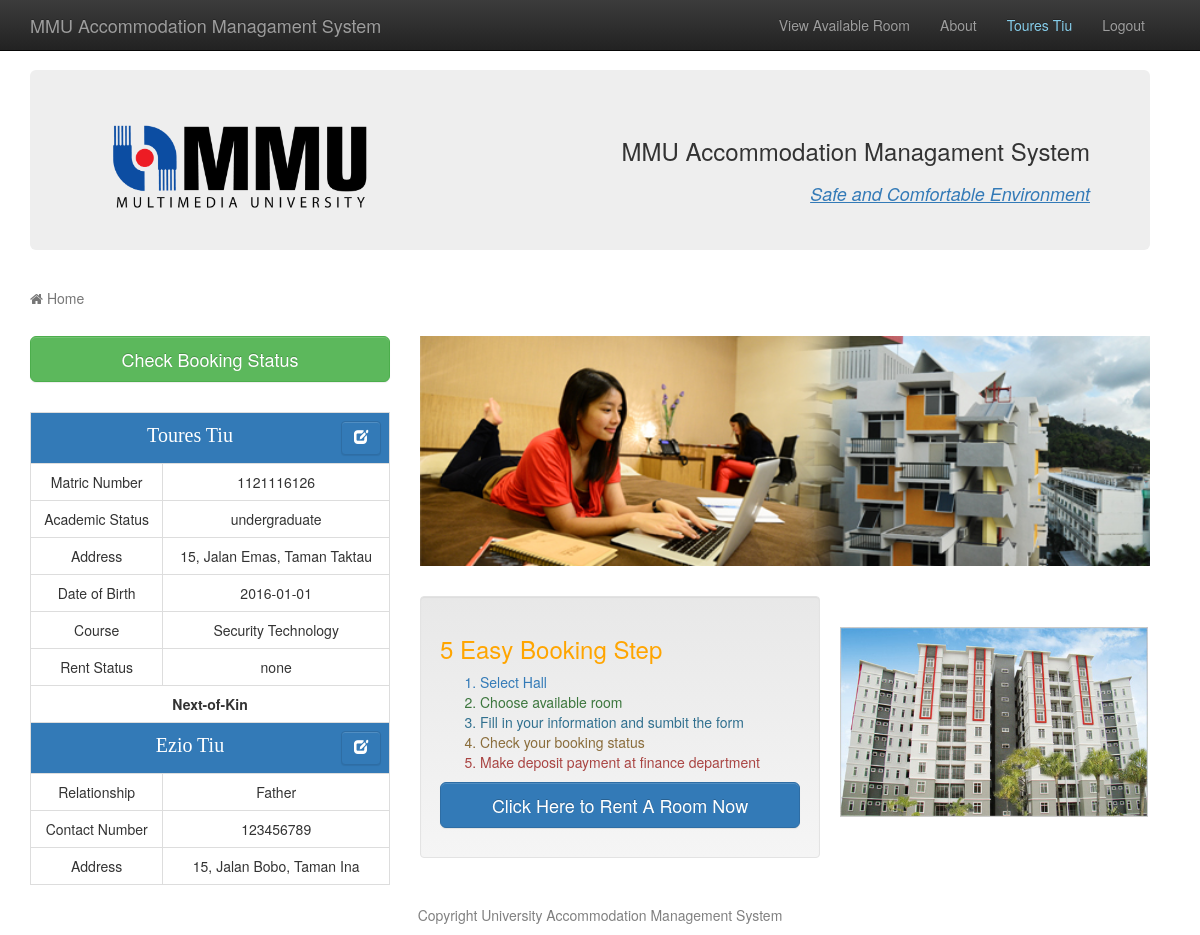
The app's page /index.php (signed in) with its own data.
### tables this page shows
CREATE TABLE `student` (
  `student_id` int(10) NOT NULL,
  `student_name` varchar(50) NOT NULL,
  `student_address` varchar(50) NOT NULL,
  `student_dob` date NOT NULL,
  `student_category` varchar(50) NOT NULL,
  `student_status` varchar(10) NOT NULL,
  `course_id` varchar(5) NOT NULL,
  `student_pass` varchar(50) NOT NULL,
  `student_hp` varchar(11) NOT NULL
);

CREATE TABLE `relative` (
  `relative_id` int(5) NOT NULL,
  `relative_name` varchar(50) NOT NULL,
  `relative_relation` varchar(50) NOT NULL,
  `relative_address` varchar(50) NOT NULL,
  `relative_hp` varchar(11) NOT NULL,
  `student_id` int(10) NOT NULL
);

CREATE TABLE `course` (
  `course_id` varchar(5) NOT NULL,
  `course_title` varchar(50) NOT NULL,
  `course_leader` varchar(50) NOT NULL,
  `department_name` varchar(50) NOT NULL
);

### index.php (the view, shortened to what this page needs)
<!DOCTYPE html>
<?php
	if (isset($_SESSION['id']))
	{
		$sess_id=$_SESSION["id"];
		$student_result = mysql_query("select * from student,course,relative where student.student_id=$sess_id and student.course_id=course.course_id and relative.student_id=$sess_id");
		$student_row = mysql_fetch_assoc($student_result);
	}
?>
<html>
<head>
<link rel="stylesheet" href="https://maxcdn.bootstrapcdn.com/bootstrap/3.3.6/css/bootstrap.min.css">
	<link rel="stylesheet" href="https://maxcdn.bootstrapcdn.com/bootstrap/3.3.6/css/bootstrap-theme.min.css">
	<link rel="stylesheet" href="https://maxcdn.bootstrapcdn.com/font-awesome/4.5.0/css/font-awesome.min.css">
    <link href="css/bootstrap.css" rel="stylesheet">
	<link href="css/bootstrap.min.css" rel="stylesheet">
</head>
		<body>
    <nav class="navbar navbar-inverse navbar-fixed-top" role="navigation">
        <div class="container">
            <div class="navbar-header">
                <a class="navbar-brand" href="index.php">MMU Accommodation Managament System</a>
            </div>
            <div class="collapse navbar-collapse" id="bs-example-navbar-collapse-1" style="float:right;margin-right:10px;">
                <ul class="nav navbar-nav">
                    <li>
                        <a href="rent.php">View Available Room</a>
                    </li>
                    <li>
                        <a href="about.php">About</a>
                    </li>
                    <li>
                        <a href="#" style="color:skyblue;cursor:context-menu;"><?php echo $student_row["student_name"] ?></a>
                    </li>
					<li>
                        <a href="logout.php">Logout</a>
                    </li>
                </ul>
            </div>
        </div>
    </nav>
			<div class="container">
			  <div class="jumbotron" style="height:180px; margin-top:70px;margin-right:20px;">
				<img src="img/mmulogo.png" alt="MMU" style="width: 300px;height:100px;">
				<table style="float:right;">
				<tr><td><h3 style="float:right;">MMU Accommodation Managament System</h3></td></tr>
				<tr><td><h4 style="float:right;font-style:italic;" class="text-primary"><u>Safe and Comfortable Environment</u></h4></td></tr>
				</table>
			  </div>
			  <div class="row">
				<ol class="breadcrumb">
                            <li class="active">
                                <i class="fa fa-home"></i> Home
                            </li>
                </ol>
				<div class="col-sm-4">
				  <form method='POST'>
				  <input class="btn btn-lg btn-success btn-block" type="submit" value="Check Booking Status" name='chk_status'>
				  </form>
				<table class="table table-bordered" style="text-align:center;margin-top:30px;">
					<tr><td colspan="2" style="background-color:#337ab7;color:white;font-size:15pt;font-family:serif;"><?php echo $student_row["student_name"]; ?>
						<button type="button" title="Update student profile" class="btn btn-default btn-primary" data-toggle="modal" data-target="#myModal" style="float:right;"><i class="glyphicon glyphicon-edit glyphicon-lg" style="color:white;"></i>
                            </button>
						</td>
					</tr>
					<tr><td>Matric Number</td><td><?php echo $student_row["student_id"]; ?></td></tr>
					<tr><td>Academic Status</td><td><?php echo $student_row["student_category"]; ?></td></tr>
					<tr><td>Address</td><td><?php echo $student_row["student_address"]; ?></td></tr>
					<tr><td>Date of Birth</td><td><?php echo $student_row["student_dob"]; ?></td></tr>
					<tr><td>Course</td><td><?php echo $student_row["course_title"] ?></td></tr>
					<tr><td>Rent Status</td><td><?php  $sst=$student_row["student_status"];
																		if ($sst=='Pending')
																		{echo "<span style='color:orange'>$sst</span>"; }
																		else if ($sst=='Rented')
																		{echo "<span style='color:skyblue'>$sst</span>"; }
																		else
																		{echo "<span>$sst</span>"; }
											?></td>
					</tr>
					<tr><td colspan="2" style="font-weight:bold;">Next-of-Kin</td></tr>
					<tr><td colspan="2" style="background-color:#337ab7;color:white;font-size:15pt;font-family:serif;"><?php echo $student_row["relative_name"]; ?>
						<button type="button" title="Update next-of-kin profile" class="btn btn-default btn-primary" data-toggle="modal" data-target="#myModal" style="float:right;"><i class="glyphicon glyphicon-edit glyphicon-lg" style="color:white;"></i>
                           </button>
						</td>
					</tr>
					<tr><td>Relationship</td><td><?php echo $student_row["relative_relation"]; ?></td></tr>
					<tr><td>Contact Number</td><td><?php echo $student_row["relative_hp"]; ?></td></tr>
					<tr><td>Address</td><td><?php echo $student_row["relative_address"]; ?></td></tr>
				</table>
				</div>
				<div class="col-sm-4">
					<img src="img/hostel1.jpg" style="width:730px;height:230px;">
					<table>
					<tr>
					<td>
					<div class="well" style="margin-top:30px;width:400px;">
						<h3 style="color:orange;">5 Easy Booking Step</h3>
						<ol>
						<li class="text-primary">Select Hall</li>
						<li class="text-success">Choose available room</li>
						<li class="text-info">Fill in your information and sumbit the form </li>
						<li class="text-warning">Check your booking status</li>
						<li class="text-danger">Make deposit payment at finance department</li>
						</ol>
						<form method='POST'>
						<p>
						<input class="btn btn-lg btn-primary btn-block" type="submit" name="btn_index" value="Click Here to Rent A Room Now">
						</p>
						</form>
					</div>
					</td>
					<td>
					<img src="img/hostel3.jpg" style="width:auto;height:230px;padding:20px;">
					</td>
					</tr>
					</table>
				</div>
			  </div>
			  <footer>
            <div class="row">
                <div class="col-lg-12" style="text-align:center;color:grey;">
                    <p>Copyright University Accommodation Management System</p>
                </div>
            </div>
        </footer>
			</div>
        </body>
</html>

### index.php (style rules this page uses)
.breadcrumb { padding: 8px 0px; margin-bottom: 20px; margin-left:15px; margin-right:15px; list-style: none; background-color: transparent; }

### records on screen
student: student_name "Toures Tiu", relative.student_id "1121116126", student_category "undergraduate", student_address "15, Jalan Emas, Taman Taktau", student_dob "2016-01-01", course.course_title "Security Technology", student_status "none", relative.relative_name "Ezio Tiu", relative.relative_relation "Father", relative.relative_hp "123456789", relative.relative_address "15, Jalan Bobo, Taman Ina"
